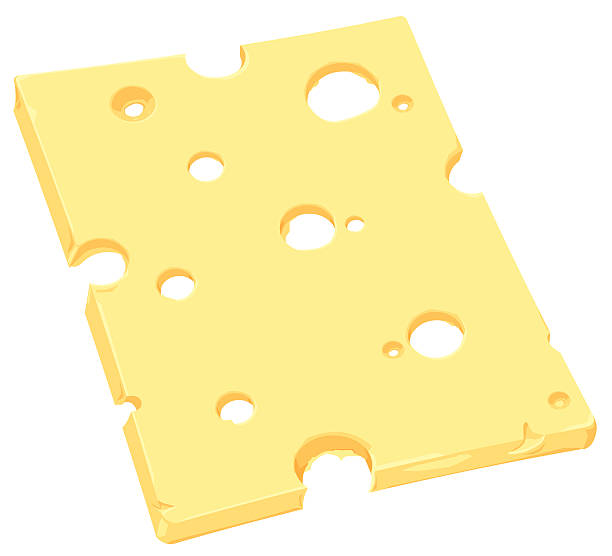
#> input picture EdgeDetection/gruyere.jpg, 612 x 556 px
$ python tableaupoint.py
#> lines starting #> are read from the running program, lines starting #| are printed output that depends on the picture
#> the answer given: gruyere.jpg
#> the answer given: 3
### EdgeDetection/contour.py
import cv2
import matplotlib.pyplot as plt
from tkinter import Tk, filedialog


# [9 lines left out: function main, not called in this run]


def edges(path : str, seuil : int = 50) -> list[list]:
    '''
    Réalise la détection de contour de l'image dont le chemin d'accès est path
    le paramètre seuil réprésente la précision de la détection.
    Si il y a du bruit sur le résultat il faut ausgmenter le seuil
    Si les contours ne sont pas détectés, il faut baisser le paramètre
    '''
#> called with path = 'gruyere.jpg', seuil = 3
    # Charger l'image en niveaux de gris
    image = cv2.imread(path, 0)
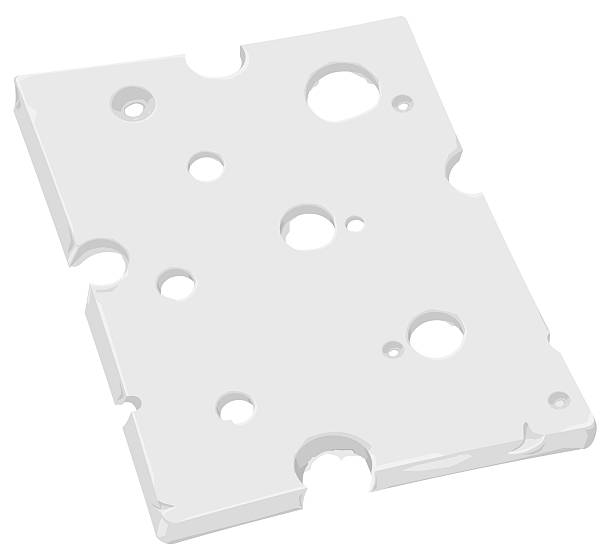
#> image: shape (556, 612); min 153, max 255, mean 241.8
    # Appliquer la détection de contours avec Canny
    edges_image = cv2.Canny(image, seuil, seuil)
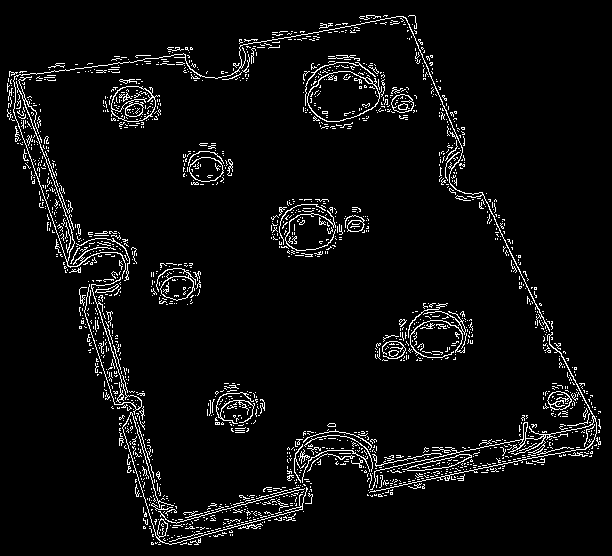
#> edges_image: shape (556, 612); 5% white in thin lines or dots
    #le premier seuil élimine lespixel dont gradient lui est inférieur : le bruit
    #le second classe ceux dont le gradient lui est supérieu en contour-fort
    #entre les deux ce sont les contours-faible

    # Inverser les couleurs pour afficher les contours en noir
    edges_image = cv2.bitwise_not(edges_image)
#> edges_image: shape (556, 612); 95% white; black in thin lines or dots

    # Binariser l'image pour avoir les contours en noir et le reste en blanc
    ret, edges_image = cv2.threshold(edges_image, 0, 255, cv2.THRESH_BINARY)

    return edges_image


# [2 lines that do not run on import are left out]

### src/point.py
import math
import matplotlib.pyplot as plt

class Point:
    def __init__(self, x : int, y: int):
        self.x_coordinate = x
        self.y_coordinate = y


    def __str__(self) -> str:
        return f"Point : ({self.x_coordinate}; {self.y_coordinate})"


    def __hash__(self) -> int:
        return hash((self.x_coordinate, self.y_coordinate))


    def __eq__(self, __value: object) -> bool:
        return (self.x_coordinate == __value.x_coordinate) and (self.y_coordinate == __value.y_coordinate)


    def set(self, point : object):
            self.x_coordinate = point.x_coordinate
            self.y_coordinate = point.y_coordinate

    # [15 lines left out: functions get_geometric, distance, not called in this run]


### EdgeDetection/tableaupoint.py
import sys

from matplotlib import pyplot as plt
sys.path.append('./src')  # Remplacez cela par le chemin réel de votre dossier contenant la classe
from tkinter import Tk, filedialog
from point import Point
from setOfPoint import SetOfPoint
from contour import edges
import cv2


def main():
    path = filedialog.askopenfilename()
    seuil = int(input('Seuil :')) or 250
    edges_image = edges(path, seuil)
    liste_point = ExtractionPoint(edges_image, 3)
    print(liste_point)


def ExtractionPoint(edges_image, reduction : int = 1):
    '''
    Prend en entrée une image représentant des contours et renvoie une liste de Points correspondant
    '''
#> called with reduction = 3

    Liste_Point = []

    for index_row, row in enumerate(edges_image[::-1]) :
        if index_row % reduction == 0 :
            for index_column, pixel in enumerate(row):
                if index_column % reduction == 0:
                    if pixel == 0 :
                        Liste_Point += [Point(index_column, index_row)]
#> this loop made 556 passes
#> after the loop, Liste_Point = 1887 items

    return Liste_Point


if __name__ == '__main__':
    main()
#> (printed output is left out)
